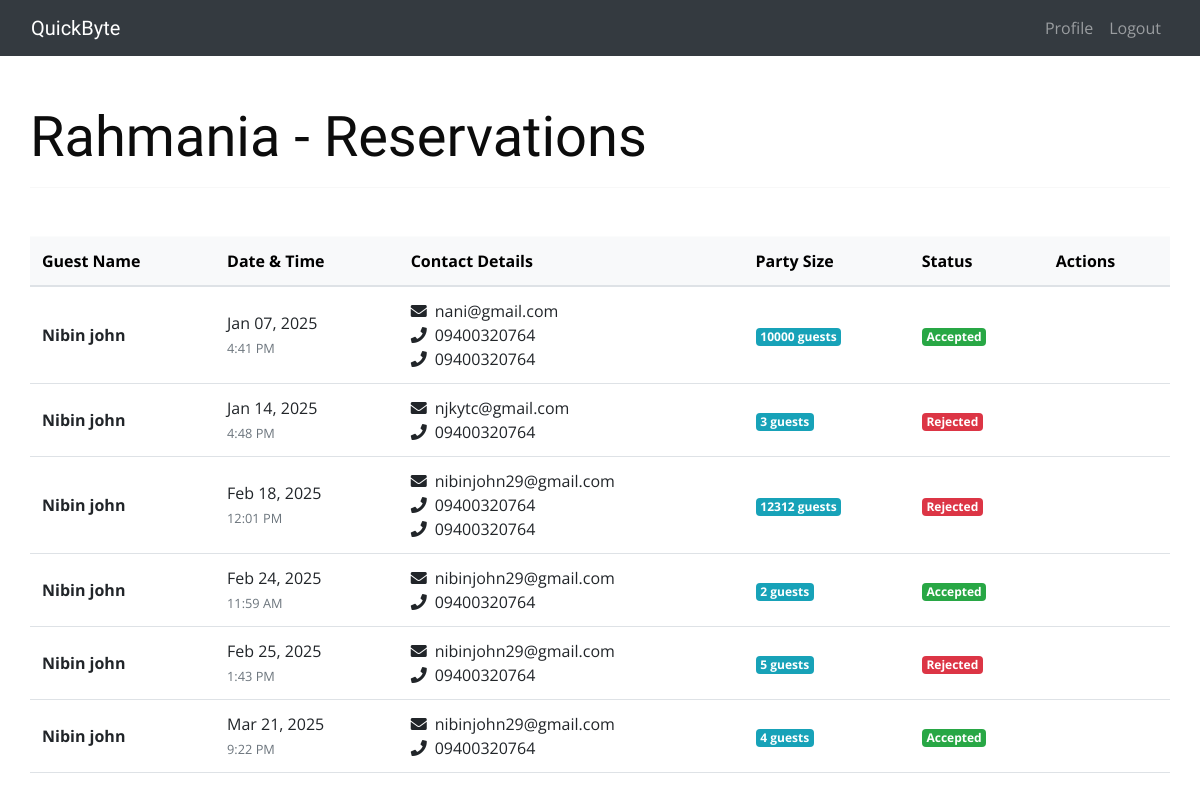
Page /home/restaurant_reservations/ (signed in) on the committed database.
### core/models.py (models this page shows, shortened)
class Restaurant(models.Model):
    role = models.CharField(max_length=20, default='Restaurent_owner')
    owner = models.OneToOneField(User, on_delete=models.CASCADE, related_name='Restaurant')
    name = models.CharField(max_length=255)
    description = models.TextField()
    cuisine_type = models.CharField(max_length=100)
    street = models.CharField(max_length=255, default="street")
    city = models.CharField(max_length=100, default="city")
    state = models.CharField(max_length=100, default="state")
    postal_code = models.CharField(max_length=10, default="000000")
    country = models.CharField(max_length=100, default="country")
    phone_number = models.CharField(max_length=15)
    opening_time = models.TimeField()
    closing_time = models.TimeField()
    status_choices = (
        ('open', 'Open'),
        ('close', 'Close'),
        )
    status = models.CharField(max_length=5, choices=status_choices, default='open')
    profile_picture = models.ImageField(upload_to='restaurant_pics/')
    instagram_link = models.URLField(blank=True, null=True)
    twitter_link = models.URLField(blank=True, null=True)
    dining_capacity = models.PositiveIntegerField(validators=[MinValueValidator(1)], default=50)
    average_rating = models.FloatField(default=0.0)

class Reservation(models.Model):
   STATUS_CHOICES = (
        ('pending', 'Pending'),
        ('confirmed', 'Confirmed'),
        ('canceled', 'Canceled')
    )
   restaurant = models.ForeignKey(Restaurant, on_delete=models.CASCADE, related_name='reservation')
   name = models.CharField(max_length=255)
   email = models.EmailField()
   phone1 = models.CharField(max_length=15)
   phone2 = models.CharField(max_length=15, blank=True, null=True)
   date = models.DateField()
   time = models.TimeField()
   number_of_persons = models.PositiveIntegerField(validators=[MinValueValidator(1)])
   status = models.CharField(max_length=10, choices=STATUS_CHOICES, default='pending')

### core/views.py (the view, shortened to what this page needs)
# urls.py: path('restaurant_reservations/', views.restaurant_reservations, name='restaurant_reservations'),
@login_required
def restaurant_reservations(request):
    restaurant = get_object_or_404(Restaurant, owner=request.user)
    reservations = Reservation.objects.filter(restaurant=restaurant).order_by('date', 'time')
    context = {
        'restaurant': restaurant,
        'reservations': reservations,
    }
    return render(request, 'restaurant/reservations.html', context)

### core/context_processors.py (called while the page is built)
def notification_context(request):
    if request.user.is_authenticated:
        unread_count = get_user_notifications(request.user, unread_only=True).count()
        return {'unread_notifications_count': unread_count}
    return {'unread_notifications_count': 0}

### core/utils.py (called while the page is built)
def get_user_notifications(user, unread_only=False):
    notifications = Notification.objects.filter(user=user)
    if unread_only:
        notifications = notifications.filter(is_read=False)
    return notifications.order_by('-created_at')

### core/templates/restaurant/reservations.html (shortened to what this page needs)
{% extends 'base.html' %}
{% block content %}
<div class="container mt-5">
    <div class="row mb-4">
        <div class="col">
            <h2 class="display-4 mb-3">{{ restaurant.name }} - Reservations</h2>
            <hr class="mb-4">
        </div>
    </div>
    <div class="row">
        <div class="col">
            {% if reservations %}
                <div class="table-responsive">
                    <table class="table table-hover">
                        <thead class="table-light">
                            <tr>
                                <th>Guest Name</th>
                                <th>Date & Time</th>
                                <th>Contact Details</th>
                                <th>Party Size</th>
                                <th>Status</th>
                                <th>Actions</th>
                            </tr>
                        </thead>
                        <tbody>
                            {% for reservation in reservations %}
                                <tr>
                                    <td class="align-middle">
                                        <strong>{{ reservation.name }}</strong>
                                    </td>
                                    <td class="align-middle">
                                        <div>{{ reservation.date|date:"M d, Y" }}</div>
                                        <small class="text-muted">{{ reservation.time|time:"g:i A" }}</small>
                                    </td>
                                    <td class="align-middle">
                                        <div><i class="fas fa-envelope me-2"></i>{{ reservation.email }}</div>
                                        <div><i class="fas fa-phone me-2"></i>{{ reservation.phone1 }}
                                            {% if reservation.phone2 %}
                                                <br><i class="fas fa-phone me-2"></i>{{ reservation.phone2 }}
                                            {% endif %}
                                        </div>
                                    </td>
                                    <td class="align-middle">
                                        <span class="badge bg-info">{{ reservation.number_of_persons }} guests</span>
                                    </td>
                                    <td class="align-middle">
                                        {% if reservation.status == 'accepted' %}
                                            <span class="badge bg-success">Accepted</span>
                                        {% elif reservation.status == 'rejected' %}
                                            <span class="badge bg-danger">Rejected</span>
                                        {% else %}
                                            <span class="badge bg-warning">Pending</span>
                                        {% endif %}
                                    </td>
                                    <td class="align-middle">
                                    </td>
                                </tr>
                            {% endfor %}
                        </tbody>
                    </table>
                </div>
            {% else %}
                <div class="text-center py-5">
                    <i class="fas fa-calendar-times fa-4x text-muted mb-3"></i>
                    <h4 class="text-muted">No Reservations Available</h4>
                    <p class="text-muted">There are currently no reservations for your restaurant.</p>
                </div>
            {% endif %}
        </div>
    </div>
</div>
<link rel="stylesheet" href="https://cdnjs.cloudflare.com/ajax/libs/font-awesome/5.15.4/css/all.min.css">
{% endblock %}

### static/css/style.css (style rules this page uses)
body { font-family: "Open Sans", sans-serif; color: #0c0c0c; background-color: #ffffff; overflow-x: hidden; }
h1, h2 { font-family: 'Dancing Script', cursive; }

### static/css/responsive.css (style rules this page uses)
@media (min-width: 1200px) { .container { max-width: 1170px; } }

### rows in the picture
Restaurant: name "Rahmania"
Reservation: name "Nibin john", date "Jan 07, 2025", time "4:41 PM", email "nani@gmail.com", phone1 "09400320764", phone2 "09400320764", number_of_persons "10000", status "Accepted"
Reservation: name "Nibin john", date "Jan 14, 2025", time "4:48 PM", email "njkytc@gmail.com", phone1 "09400320764", number_of_persons "3", status "Rejected"
Reservation: name "Nibin john", date "Feb 18, 2025", time "12:01 PM", email "nibinjohn29@gmail.com", phone1 "09400320764", phone2 "09400320764", number_of_persons "12312", status "Rejected"
Reservation: name "Nibin john", date "Feb 24, 2025", time "11:59 AM", email "nibinjohn29@gmail.com", phone1 "09400320764", number_of_persons "2", status "Accepted"
Reservation: name "Nibin john", date "Feb 25, 2025", time "1:43 PM", email "nibinjohn29@gmail.com", phone1 "09400320764", number_of_persons "5", status "Rejected"
Reservation: name "Nibin john", date "Mar 21, 2025", time "9:22 PM", email "nibinjohn29@gmail.com", phone1 "09400320764", number_of_persons "4", status "Accepted"
